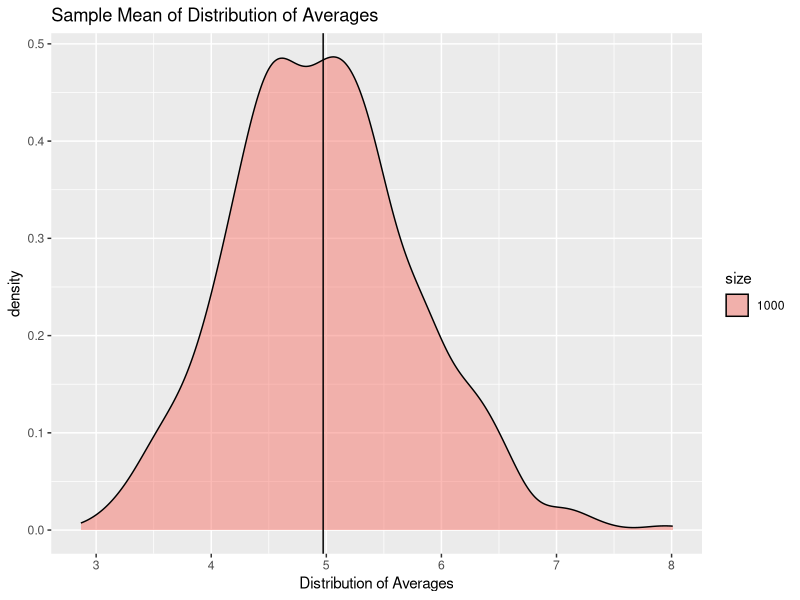
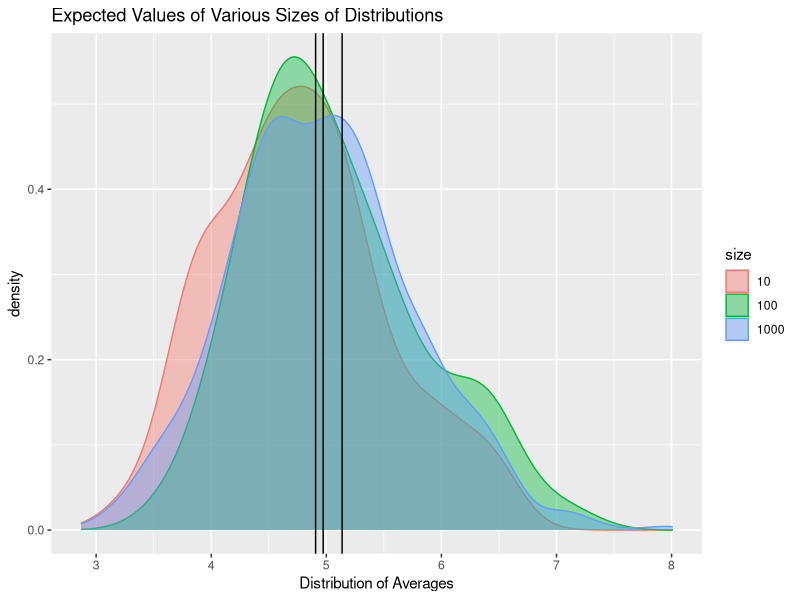

Write R code to recreate these figures, in order.
## ---- chunk 1

nosims <- 1000
nexps <- 40
rate <- 0.2

## ---- chunk 2

# using set.seed so the results can be replicated
# also, 13 is my lucky number
set.seed(13)

# 1000 simulations on 40 random exponentials
sims <- replicate(nosims,rexp(nexps,rate))

# storing the means of those simulations in a data frame
# with the size of the simulations
simsdf <- data.frame(averages = apply(sims,2, mean),
                     size = "1000")

## ---- chunk 3

samplemean <- mean(simsdf$averages)
samplemean

## ---- chunk 4

library(ggplot2)
ggplot(simsdf, aes(averages)) + 
  geom_density(aes(fill=size),alpha=.5) +
  geom_vline(xintercept= samplemean) +
  ggtitle("Sample Mean of Distribution of Averages") +
  xlab("Distribution of Averages")

## ---- chunk 5

set.seed(13)
# simulate 100 and 10 averages from random exponentials
asample <- replicate(nosims/10,mean(rexp(nexps,rate)))
set.seed(13)
anothersample <- replicate(nosims/100,mean(rexp(nexps,rate)))

# creating a new data frame and then binding those rows to the original
sampledf <- data.frame(averages=c(asample,anothersample), size=c("100","10"))
simsdf <- rbind(simsdf,sampledf)

# plotting all the distributions with their means
ggplot(simsdf, aes(averages)) + 
  geom_density(aes(fill=size, color=size),alpha=.4) +
  geom_vline(xintercept= c(samplemean, mean(asample), mean(anothersample))) +
  ggtitle("Expected Values of Various Sizes of Distributions")  +
  xlab("Distribution of Averages")
## ---- chunk 6

samplevariance <- samplemean^2
samplevariance

## ---- chunk 7

library(dplyr)
averagesdf <- simsdf %>% 
  group_by(size) %>% 
  summarize(mean = mean(averages)) %>% 
  mutate(var = mean^2)

averagesdf

## ---- chunk 8

# subsetting the original simulation from my data frame
originalsim <- simsdf$averages[simsdf$size=="1000"]

# table of original simulation to find max
table_data <- table(signif(originalsim,1))

# mode of table_data
samplemode <- subset(table_data, table_data==max(table_data))
samplemode <- as.numeric(names(samplemode))

## ---- chunk 9

signif(samplemean,1) == signif(median(originalsim),1) 
signif(samplemean,1) == samplemode

## ---- chunk 10

qexp(0.50,1/samplemean)

## ---- chunk 11

# probability of a value occuring above the mean
pexp(samplemean, 1/samplemean, lower.tail=FALSE)
# probability of a value occuring below the mean
pexp(samplemean, 1/samplemean)
